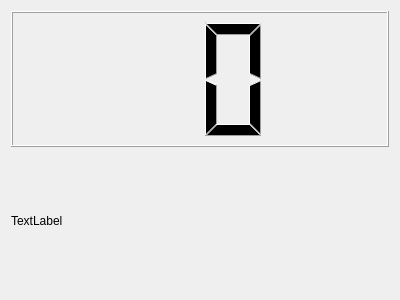
<?xml version="1.0" encoding="UTF-8"?>
<ui version="4.0">
 <class>Widget</class>
 <widget class="QWidget" name="Widget">
  <property name="geometry">
   <rect>
    <x>0</x>
    <y>0</y>
    <width>400</width>
    <height>300</height>
   </rect>
  </property>
  <property name="windowTitle">
   <string>Widget</string>
  </property>
  <layout class="QGridLayout" name="gridLayout">
   <item row="0" column="0">
    <widget class="QLCDNumber" name="lcdNumber">
     <property name="digitCount">
      <number>2</number>
     </property>
    </widget>
   </item>
   <item row="1" column="0">
    <widget class="QLabel" name="label">
     <property name="text">
      <string>TextLabel</string>
     </property>
    </widget>
   </item>
  </layout>
 </widget>
 <layoutdefault spacing="6" margin="11"/>
 <resources/>
 <connections/>
</ui>
